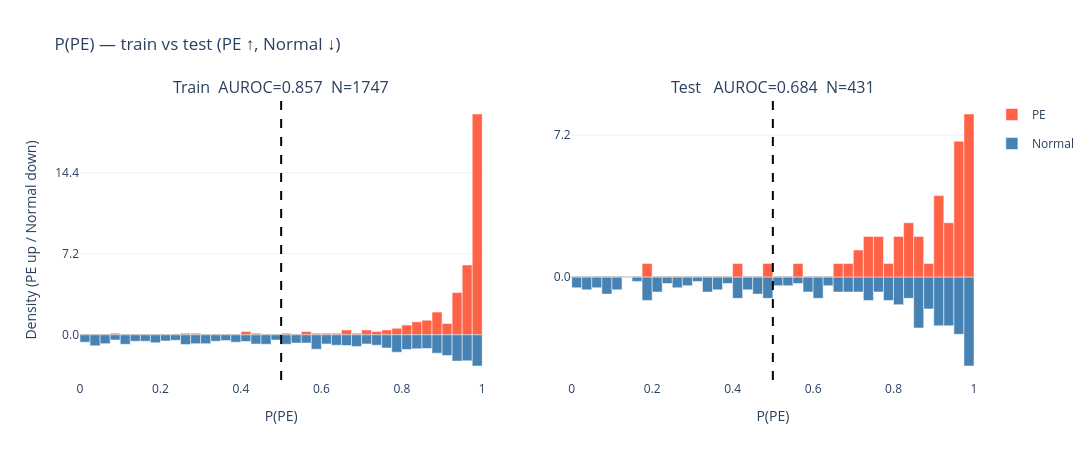

Notebook source saved alongside this figure:
### Markdown cell above
## Train vs test distribution

### Code cell
# Mirror histogram: PE up, Normal down. Easier to read separation at a glance.
def mirror_hist_traces(probs_, y_, nbins=40, show_legend=False):
    bins = np.linspace(0, 1, nbins + 1)
    centers = 0.5 * (bins[:-1] + bins[1:])
    width = bins[1] - bins[0]
    h_norm, _ = np.histogram(probs_[y_ == 0], bins=bins, density=True)
    h_pe,   _ = np.histogram(probs_[y_ == 1], bins=bins, density=True)
    return [
        go.Bar(x=centers, y=h_pe, name='PE',
               marker_color='tomato', width=width,
               showlegend=show_legend, legendgroup='PE'),
        go.Bar(x=centers, y=-h_norm, name='Normal',
               marker_color='steelblue', width=width,
               showlegend=show_legend, legendgroup='Normal'),
    ], h_norm.max(), h_pe.max()

fig = make_subplots(rows=1, cols=2,
    subplot_titles=(f'Train  AUROC={auroc_dev:.3f}  N={len(y_dev)}',
                    f'Test   AUROC={auroc_test:.3f}  N={len(y_test)}'))

ymax = 0.0
for col, (probs_, y_) in enumerate([(probs_dev, y_dev), (probs_test, y_test)], start=1):
    traces, hn, hp = mirror_hist_traces(probs_, y_, show_legend=(col == 1))
    ymax = max(ymax, hn, hp)
    for tr in traces:
        fig.add_trace(tr, row=1, col=col)
    fig.add_vline(x=0.5, line=dict(dash='dash', color='black'), row=1, col=col)

# Symmetric y-axis with absolute-value tick labels
ymax = ymax * 1.1
tickvals = np.linspace(-ymax, ymax, 7)
ticktext = [f'{abs(v):.1f}' for v in tickvals]
fig.update_yaxes(tickvals=tickvals, ticktext=ticktext,
                 zeroline=True, zerolinecolor='black', zerolinewidth=1)

fig.update_layout(template='plotly_white', barmode='overlay', bargap=0,
                  title='P(PE) — train vs test (PE ↑, Normal ↓)',
                  width=1100, height=460)
fig.update_xaxes(title_text='P(PE)')
fig.update_yaxes(title_text='Density (PE up / Normal down)', col=1)
fig.show()

### Figure 1 — Plotly figure (JSON) as saved in the notebook; plotly's stock layout.template omitted (floating-point values rounded to 4 significant figures)
{"data": [{"legendgroup": "PE", "marker": {"color": "tomato"}, "name": "PE", "showlegend": true, "width": 0.025, "x": [0.0125, 0.0375, 0.0625, 0.0875, 0.1125, 0.1375, 0.1625, 0.1875, 0.2125, 0.2375, 0.2625, 0.2875, 0.3125, 0.3375, 0.3625, 0.3875, 0.4125, 0.4375, 0.4625, 0.4875, 0.5125, 0.5375, 0.5625, 0.5875, 0.6125, 0.6375, 0.6625, 0.6875, 0.7125, 0.7375, 0.7625, 0.7875, 0.8125, 0.8375, 0.8625, 0.8875, 0.9125, 0.9375, 0.9625, 0.9875], "y": [0.0, 0.0, 0.0, 0.1444, 0.0, 0.0, 0.0, 0.0, 0.0, 0.0, 0.1444, 0.1444, 0.0, 0.0, 0.0, 0.0, 0.2888, 0.1444, 0.0, 0.0, 0.1444, 0.0, 0.2888, 0.1444, 0.1444, 0.1444, 0.4332, 0.1444, 0.4332, 0.2888, 0.4332, 0.5776, 0.8664, 1.155, 1.3, 2.022, 1.011, 3.755, 6.209, 19.64], "type": "bar", "xaxis": "x", "yaxis": "y"}, {"legendgroup": "Normal", "marker": {"color": "steelblue"}, "name": "Normal", "showlegend": true, "width": 0.025, "x": [0.0125, 0.0375, 0.0625, 0.0875, 0.1125, 0.1375, 0.1625, 0.1875, 0.2125, 0.2375, 0.2625, 0.2875, 0.3125, 0.3375, 0.3625, 0.3875, 0.4125, 0.4375, 0.4625, 0.4875, 0.5125, 0.5375, 0.5625, 0.5875, 0.6125, 0.6375, 0.6625, 0.6875, 0.7125, 0.7375, 0.7625, 0.7875, 0.8125, 0.8375, 0.8625, 0.8875, 0.9125, 0.9375, 0.9625, 0.9875], "y": [-0.6531, -0.9796, -0.7891, -0.4626, -0.8435, -0.5714, -0.5714, -0.7075, -0.5442, -0.4898, -0.8707, -0.7891, -0.7891, -0.5714, -0.517, -0.6531, -0.5986, -0.8163, -0.8435, -0.4626, -0.8435, -0.7347, -0.7347, -1.279, -0.8163, -0.9252, -0.9524, -1.034, -0.8163, -0.9252, -1.17, -1.551, -1.306, -1.252, -1.224, -1.633, -1.85, -2.34, -2.313, -2.776], "type": "bar", "xaxis": "x", "yaxis": "y"}, {"legendgroup": "PE", "marker": {"color": "tomato"}, "name": "PE", "showlegend": false, "width": 0.025, "x": [0.0125, 0.0375, 0.0625, 0.0875, 0.1125, 0.1375, 0.1625, 0.1875, 0.2125, 0.2375, 0.2625, 0.2875, 0.3125, 0.3375, 0.3625, 0.3875, 0.4125, 0.4375, 0.4625, 0.4875, 0.5125, 0.5375, 0.5625, 0.5875, 0.6125, 0.6375, 0.6625, 0.6875, 0.7125, 0.7375, 0.7625, 0.7875, 0.8125, 0.8375, 0.8625, 0.8875, 0.9125, 0.9375, 0.9625, 0.9875], "y": [0.0, 0.0, 0.0, 0.0, 0.0, 0.0, 0.0, 0.6897, 0.0, 0.0, 0.0, 0.0, 0.0, 0.0, 0.0, 0.0, 0.6897, 0.0, 0.0, 0.6897, 0.0, 0.0, 0.6897, 0.0, 0.0, 0.0, 0.6897, 0.6897, 1.379, 2.069, 2.069, 0.6897, 2.069, 2.759, 2.069, 0.6897, 4.138, 2.759, 6.897, 8.276], "type": "bar", "xaxis": "x2", "yaxis": "y2"}, {"legendgroup": "Normal", "marker": {"color": "steelblue"}, "name": "Normal", "showlegend": false, "width": 0.025, "x": [0.0125, 0.0375, 0.0625, 0.0875, 0.1125, 0.1375, 0.1625, 0.1875, 0.2125, 0.2375, 0.2625, 0.2875, 0.3125, 0.3375, 0.3625, 0.3875, 0.4125, 0.4375, 0.4625, 0.4875, 0.5125, 0.5375, 0.5625, 0.5875, 0.6125, 0.6375, 0.6625, 0.6875, 0.7125, 0.7375, 0.7625, 0.7875, 0.8125, 0.8375, 0.8625, 0.8875, 0.9125, 0.9375, 0.9625, 0.9875], "y": [-0.5362, -0.6434, -0.5362, -0.8579, -0.6434, -0.0, -0.2145, -1.18, -0.7507, -0.3217, -0.5362, -0.429, -0.2145, -0.7507, -0.6434, -0.3217, -1.072, -0.6434, -0.8579, -1.072, -0.429, -0.429, -0.3217, -0.7507, -1.072, -0.429, -0.7507, -0.7507, -0.7507, -1.18, -0.7507, -1.18, -1.394, -1.072, -2.574, -1.609, -2.466, -2.466, -2.895, -4.504], "type": "bar", "xaxis": "x2", "yaxis": "y2"}], "layout": {"xaxis": {"anchor": "y", "domain": [0.0, 0.45], "title": {"text": "P(PE)"}}, "yaxis": {"anchor": "x", "domain": [0.0, 1.0], "tickvals": [-21.6, -14.4, -7.201, 0.0, 7.201, 14.4, 21.6], "ticktext": ["21.6", "14.4", "7.2", "0.0", "7.2", "14.4", "21.6"], "zeroline": true, "zerolinecolor": "black", "zerolinewidth": 1, "title": {"text": "Density (PE up / Normal down)"}}, "xaxis2": {"anchor": "y2", "domain": [0.55, 1.0], "title": {"text": "P(PE)"}}, "yaxis2": {"anchor": "x2", "domain": [0.0, 1.0], "tickvals": [-21.6, -14.4, -7.201, 0.0, 7.201, 14.4, 21.6], "ticktext": ["21.6", "14.4", "7.2", "0.0", "7.2", "14.4", "21.6"], "zeroline": true, "zerolinecolor": "black", "zerolinewidth": 1}, "annotations": [{"font": {"size": 16}, "showarrow": false, "text": "Train  AUROC=0.857  N=1747", "x": 0.225, "xanchor": "center", "xref": "paper", "y": 1.0, "yanchor": "bottom", "yref": "paper"}, {"font": {"size": 16}, "showarrow": false, "text": "Test   AUROC=0.684  N=431", "x": 0.775, "xanchor": "center", "xref": "paper", "y": 1.0, "yanchor": "bottom", "yref": "paper"}], "shapes": [{"line": {"color": "black", "dash": "dash"}, "type": "line", "x0": 0.5, "x1": 0.5, "xref": "x", "y0": 0, "y1": 1, "yref": "y domain"}, {"line": {"color": "black", "dash": "dash"}, "type": "line", "x0": 0.5, "x1": 0.5, "xref": "x2", "y0": 0, "y1": 1, "yref": "y2 domain"}], "barmode": "overlay", "bargap": 0, "title": {"text": "P(PE) — train vs test (PE ↑, Normal ↓)"}, "width": 1100, "height": 460}}
